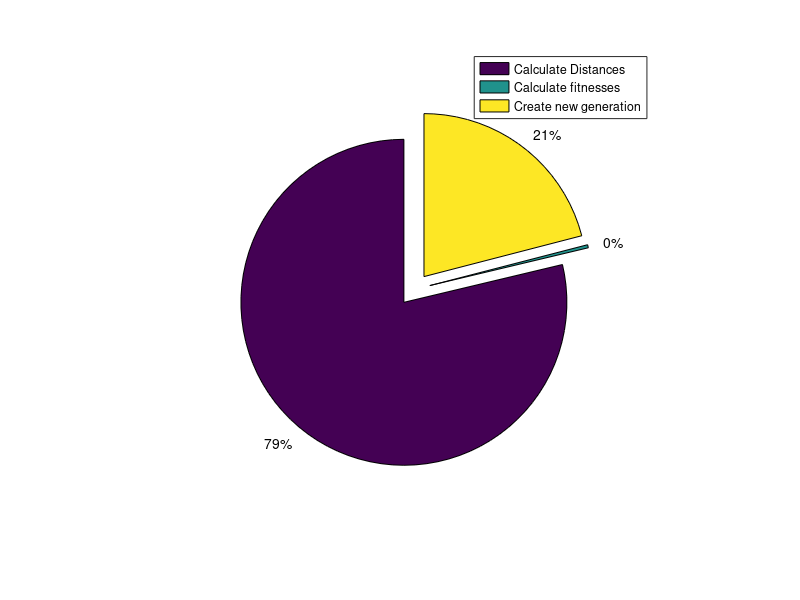
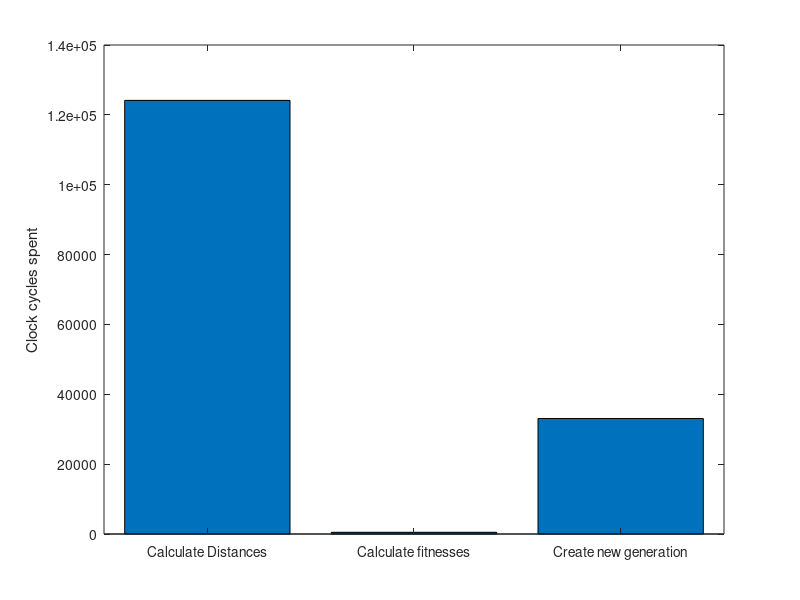

Here is the MATLAB script that generated these plots, in order:
% Scripts for ERTS project
%% Plot of possible solutions as function of points
clc; clear; close all;

number_of_points = [1:10];
number_of_solutions = factorial(number_of_points);
NoS_string = num2cell(number_of_solutions)

figure(1)
semilogy(number_of_points, number_of_solutions, '-o');
xlabel('Number of points');
ylabel('Number of possible solutions');
xlim([0.8 12.2])
% TODO: Add markers for data.

disp(['Number of points','    Number of possible solutions'])
disp([number_of_points',number_of_solutions'])

text(number_of_points+0.1,number_of_solutions, NoS_string)

%% Plot showing timing
ONE_SECOND = 325000000;

% Data without any hardware acceleration.
% One row is [t_distances,t_fitness, t_generation]
timing = [
    127018, 462, 32915;
    125672, 526, 37054;
    124168, 516, 37503;
    121868, 460, 28824;
    121992, 481, 29012;
]

t_distances = mean(timing(:,1));
t_fitness = mean(timing(:,2));
t_generation = mean(timing(:,3));

figure(1);
X = [t_distances, t_fitness, t_generation]
labels = {'Calculate Distances','Calculate fitnesses','Create new generation'};
pie(X,X)
legend(labels);
title('')

figure(2);
bar([t_distances,t_fitness,t_generation]);
name = {'Calculate Distances'; 'Calculate fitnesses'; 'Create new generation'};
ylabel('Clock cycles spent');
set(gca,'xticklabel',name)

disp('Average time spent on calculating distances:'); disp(t_distances);
disp('Average time spent on calculating fitness:'); disp(t_fitness);
disp('Average time spent on creating a new generation:'); disp(t_generation);
disp('Adds up to:'); disp(t_distances + t_fitness + t_generation);